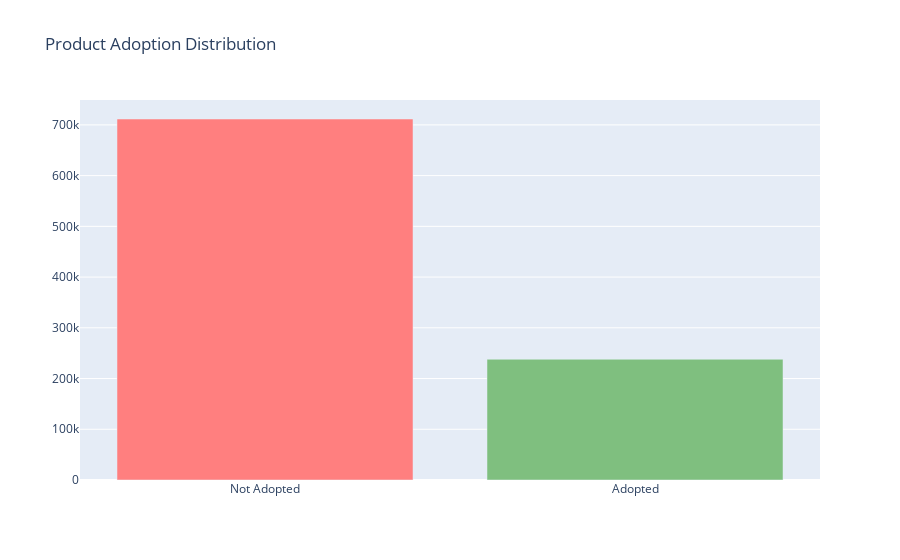

Write notebook code for a chart like this one.
### Markdown cell above
## 4. Adoption Logs Analysis

### Code cell
# Adoption logs analysis
if 'adoption_logs' in locals():
    print("📈 ADOPTION LOGS ANALYSIS")
    print("=" * 50)
    
    # Sample data
    print("\n🔍 Sample Adoption Data:")
    display(adoption_logs.head())
    
    # Basic statistics
    print(f"\nTotal adoption records: {len(adoption_logs):,}")
    
    # Adoption rate analysis
    if 'adopted' in adoption_logs.columns:
        adoption_rate = adoption_logs['adopted'].mean()
        print(f"Overall adoption rate: {adoption_rate:.2%}")
        
        # Adoption distribution
        fig = go.Figure()
        adoption_counts = adoption_logs['adopted'].value_counts()
        fig.add_trace(go.Bar(
            x=['Not Adopted', 'Adopted'], 
            y=[adoption_counts.get(0, 0), adoption_counts.get(1, 0)],
            marker_color=['#ff7f7f', '#7fbf7f']
        ))
        fig.update_layout(title="Product Adoption Distribution")
        fig.show()
    
    # Analyze usage patterns
    usage_cols = ['tenure_days', 'recency_days', 'activity_intensity', 'monetary_volume']
    available_usage = [col for col in usage_cols if col in adoption_logs.columns]
    
    if available_usage:
        print(f"\n📊 Usage Metrics Statistics:")
        display(adoption_logs[available_usage].describe())
else:
    print("⚠️ Adoption logs dataset not available")

### Figure 1 — Plotly figure (JSON) as saved in the notebook; plotly's stock layout.template omitted (floating-point values rounded to 4 significant figures)
{"data": [{"marker": {"color": ["#ff7f7f", "#7fbf7f"]}, "type": "bar", "x": ["Not Adopted", "Adopted"], "y": [711603, 238047]}], "layout": {"title": {"text": "Product Adoption Distribution"}}}
